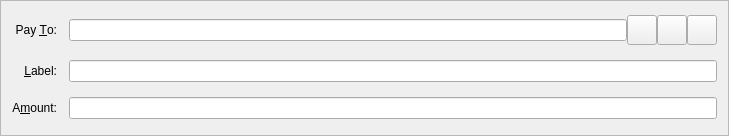
<?xml version="1.0" encoding="UTF-8"?>
<ui version="4.0">
 <class>SendCoinsEntry</class>
 <widget class="QFrame" name="SendCoinsEntry">
  <property name="geometry">
   <rect>
    <x>0</x>
    <y>0</y>
    <width>729</width>
    <height>136</height>
   </rect>
  </property>
  <property name="windowTitle">
   <string>Form</string>
  </property>
  <property name="frameShape">
   <enum>QFrame::StyledPanel</enum>
  </property>
  <property name="frameShadow">
   <enum>QFrame::Sunken</enum>
  </property>
  <layout class="QGridLayout" name="gridLayout">
   <property name="spacing">
    <number>12</number>
   </property>
   <item row="5" column="0">
    <widget class="QLabel" name="label">
     <property name="text">
      <string>A&amp;mount:</string>
     </property>
     <property name="alignment">
      <set>Qt::AlignRight|Qt::AlignTrailing|Qt::AlignVCenter</set>
     </property>
     <property name="buddy">
      <cstring>payAmount</cstring>
     </property>
    </widget>
   </item>
   <item row="3" column="0">
    <widget class="QLabel" name="label_2">
     <property name="text">
      <string>Pay &amp;To:</string>
     </property>
     <property name="alignment">
      <set>Qt::AlignRight|Qt::AlignTrailing|Qt::AlignVCenter</set>
     </property>
     <property name="buddy">
      <cstring>payTo</cstring>
     </property>
    </widget>
   </item>
   <item row="5" column="1">
    <widget class="BitcoinAmountField" name="payAmount"/>
   </item>
   <item row="4" column="1">
    <layout class="QHBoxLayout" name="horizontalLayout_2">
     <property name="spacing">
      <number>0</number>
     </property>
     <item>
      <widget class="QValidatedLineEdit" name="addAsLabel">
       <property name="enabled">
        <bool>true</bool>
       </property>
       <property name="toolTip">
        <string>Enter a label for this address to add it to your address book</string>
       </property>
      </widget>
     </item>
    </layout>
   </item>
   <item row="4" column="0">
    <widget class="QLabel" name="label_4">
     <property name="text">
      <string>&amp;Label:</string>
     </property>
     <property name="alignment">
      <set>Qt::AlignRight|Qt::AlignTrailing|Qt::AlignVCenter</set>
     </property>
     <property name="buddy">
      <cstring>addAsLabel</cstring>
     </property>
    </widget>
   </item>
   <item row="3" column="1">
    <layout class="QHBoxLayout" name="payToLayout">
     <property name="spacing">
      <number>0</number>
     </property>
     <item>
      <widget class="QValidatedLineEdit" name="payTo">
       <property name="toolTip">
        <string>The address to send the payment to  (e.g. A8gZqgY4r2RoEdqYk3QsAqFckyf9pRHN6i)</string>
       </property>
       <property name="maxLength">
        <number>34</number>
       </property>
      </widget>
     </item>
     <item>
      <widget class="QToolButton" name="addressBookButton">
       <property name="minimumSize">
        <size>
         <width>30</width>
         <height>30</height>
        </size>
       </property>
       <property name="toolTip">
        <string>Choose address from address book</string>
       </property>
       <property name="text">
        <string/>
       </property>
       <property name="icon">
        <iconset resource="../bitcoin.qrc">
         <normaloff>:/icons/address-book</normaloff>:/icons/address-book</iconset>
       </property>
       <property name="shortcut">
        <string>Alt+A</string>
       </property>
      </widget>
     </item>
     <item>
      <widget class="QToolButton" name="pasteButton">
       <property name="minimumSize">
        <size>
         <width>30</width>
         <height>30</height>
        </size>
       </property>
       <property name="toolTip">
        <string>Paste address from clipboard</string>
       </property>
       <property name="text">
        <string/>
       </property>
       <property name="icon">
        <iconset resource="../bitcoin.qrc">
         <normaloff>:/icons/editpaste</normaloff>:/icons/editpaste</iconset>
       </property>
       <property name="shortcut">
        <string>Alt+P</string>
       </property>
      </widget>
     </item>
     <item>
      <widget class="QToolButton" name="deleteButton">
       <property name="minimumSize">
        <size>
         <width>30</width>
         <height>30</height>
        </size>
       </property>
       <property name="toolTip">
        <string>Remove this recipient</string>
       </property>
       <property name="text">
        <string/>
       </property>
       <property name="icon">
        <iconset resource="../bitcoin.qrc">
         <normaloff>:/icons/remove</normaloff>:/icons/remove</iconset>
       </property>
      </widget>
     </item>
    </layout>
   </item>
  </layout>
 </widget>
 <customwidgets>
  <customwidget>
   <class>QValidatedLineEdit</class>
   <extends>QLineEdit</extends>
   <header>qvalidatedlineedit.h</header>
  </customwidget>
  <customwidget>
   <class>BitcoinAmountField</class>
   <extends>QLineEdit</extends>
   <header>bitcoinamountfield.h</header>
   <container>1</container>
  </customwidget>
 </customwidgets>
 <resources>
  <include location="../bitcoin.qrc"/>
 </resources>
 <connections/>
</ui>
